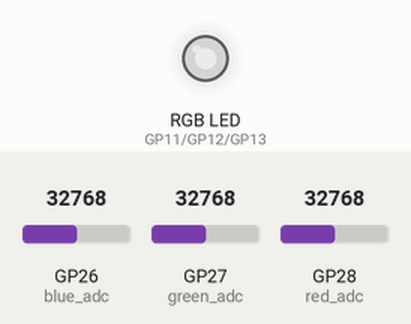
The program below on a simulated Raspberry Pi Pico running MicroPython. Parts: an RGB LED mixed from three pins (HIGH = lit). Inputs (shaded band) come from the test bench; at power-on: GP26 (blue_adc) = 32768, GP27 (green_adc) = 32768, GP28 (red_adc) = 32768 (analog values on the 0–65535 scale). Dim RGB values are drawn brighter than linear.

Above: at 1.2 s.
1.3 s: GP26 (blue_adc) set to 45874
At 2.2 s:
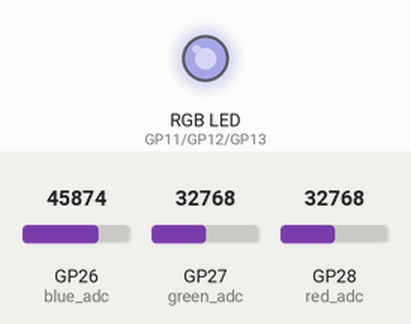
2.8 s: GP27 (green_adc) set to 45874
At 3.3 s:
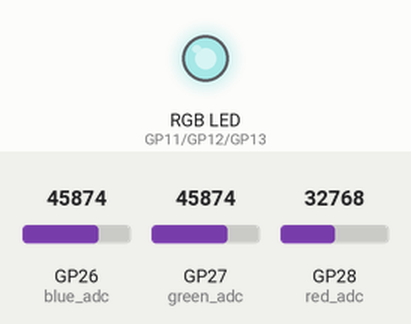
4.3 s: GP28 (red_adc) set to 45874
At 5.5 s:
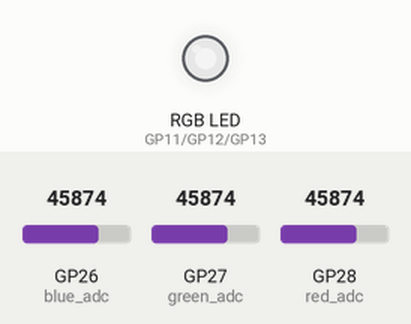
5.8 s: GP26 (blue_adc) set to 57670
At 6.8 s:
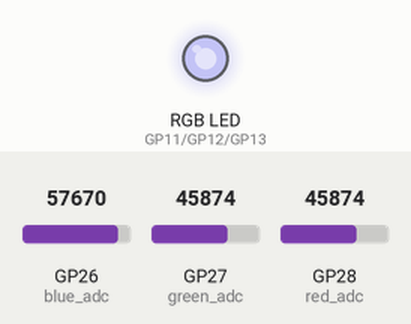
7.3 s: GP27 (green_adc) set to 57670
At 8.0 s:
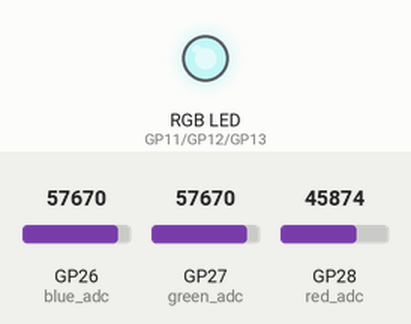
8.8 s: GP28 (red_adc) set to 57670
At 9.1 s:
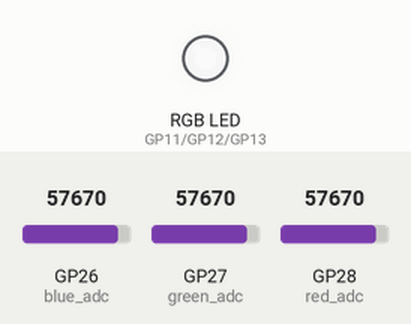
Timing chart, 0 to 11.3 s (numbered marks = the images above; inputs shaded):
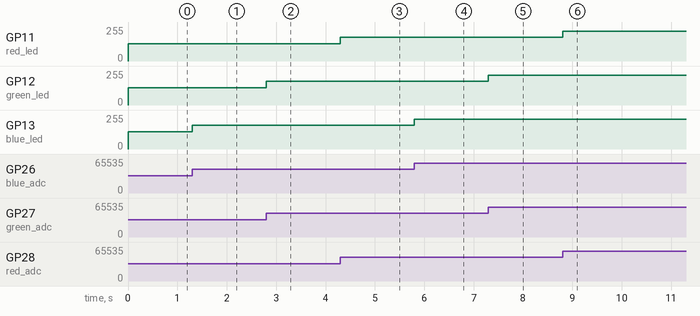

Measured:
- after the input at 1.3 s, GP13 (blue_led): 128/255 → 178/255 at once
- after the input at 2.8 s, GP12 (green_led): 128/255 → 178/255 at once
- after the input at 4.3 s, GP11 (red_led): 128/255 → 178/255 at once
- after the input at 5.8 s, GP13 (blue_led): 178/255 → 224/255 at once
- after the input at 7.3 s, GP12 (green_led): 178/255 → 224/255 at once
- after the input at 8.8 s, GP11 (red_led): 178/255 → 224/255 at once

The program:

potentiometerledControl_ALT_.py
```python
#Shu Raturi
#Uses three potentiometers inputs to change the values of three different leds
from machine import Pin, PWM, ADC

red_led = PWM(Pin(11))
green_led = PWM(Pin(12))
blue_led = PWM(Pin(13))

red_led.freq(1000)
green_led.freq(1000)
blue_led.freq(1000)

red_adc = ADC(Pin(28))
green_adc = ADC(Pin(27))
blue_adc = ADC(Pin(26))

while True:
	red_value = red_adc.read_u16()
	green_value = green_adc.read_u16()
	blue_value = blue_adc.read_u16()

	red_led.duty_u16(red_value)
	green_led.duty_u16(green_value)
	blue_led.duty_u16(blue_value)
```
